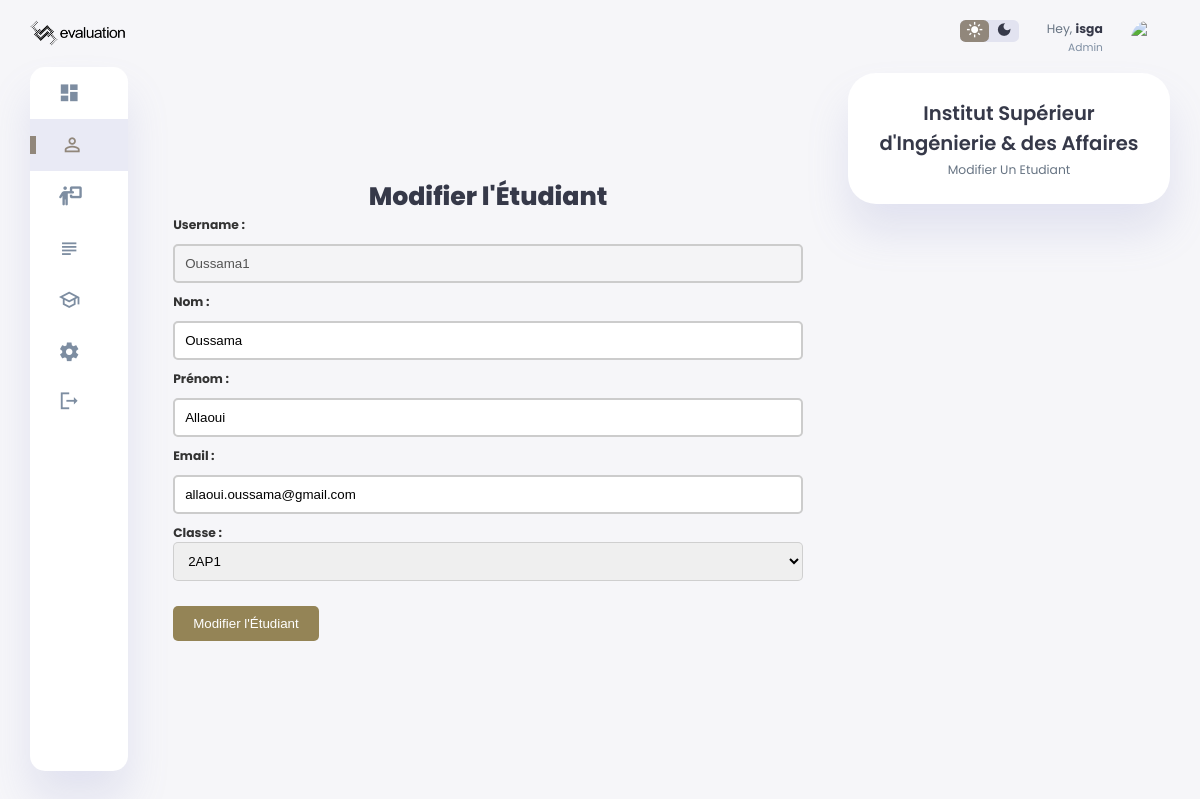
The app's page /edit_student/1 (signed in) with its own data.
### models/models.py (models this page shows)
class Users(db.Model):
    id=db.Column(db.Integer,primary_key=True)
    username=db.Column(db.String(1000),unique=True)
    email=db.Column(db.String(1000),unique=True)
    password=db.Column(db.String(1000))
    role=db.Column(db.String(1000))
    schools=db.relationship('Schools',back_populates='user',uselist=False,passive_deletes=True)
    students=db.relationship('Students',back_populates='user',uselist=False,passive_deletes=True)

class Students(db.Model):
    id=db.Column(db.Integer,primary_key=True)
    fname=db.Column(db.String(200))
    lname=db.Column(db.String(200))
    classe_id=db.Column(db.Integer,db.ForeignKey('classes.id'))
    classes=db.relationship('Classes',back_populates='students',passive_deletes=True)
    user_id=db.Column(db.Integer,db.ForeignKey('users.id'),unique=True,nullable=False)
    user=db.relationship('Users',back_populates='students',passive_deletes=True)
    eval=db.relationship('Student_Eval',back_populates='students',passive_deletes=True)
    questionstrack=db.relationship('QuestionsTrack',back_populates='students',passive_deletes=True)

### routes/students.py (the view)
@students_bp.route('/edit_student/<int:id>',methods=['POST','GET'])
def edit_student(id):
    if 'school_username' and 'school_name' in session:
        student=Students.query.get(id)
        classes=Classes.query.join(Classes.schools).filter(Schools.name==session['school_name']).all()
        students=Students.query.join(Students.classes).join(Classes.schools).join(Schools.user).filter(Users.username==session['school_username']).all()
        if student in students:
            if request.method=="POST":
                lname=request.form.get('nom').strip()
                fname=request.form.get('prenom').strip()
                email=request.form.get('email').strip()
                classe=request.form.get('classe').strip()
                student.fname=fname
                student.lname=lname
                student.user.email=email
                student.classe_id=Classes.query.join(Classes.schools).filter((Schools.name==session['school_name'])&(Classes.name==classe)).first().id
                db.session.commit()
                flash("Student updated successfully.", "success")
                return redirect(url_for('students.students'))
            else:
                return render_template("edit_student.html",student=student,classes=classes)
        else:
            return render_template("error_page.html")
    else:
            return redirect(url_for('home.home'))

### templates/edit_student.html (shortened to what this page needs)
<!DOCTYPE html>
<html lang="en">
<head>
    <link rel="stylesheet" href="{{url_for('static',filename='css/dashboard.css')}}">
    <link rel="stylesheet" href="{{url_for('static',filename='css/modal.css')}}">
</head>
<body>
    <div class="container">
         <aside>
            <div class="toggle">
                <img src="{{url_for('static',filename='images/logo.png')}}">
            </div>
            <div class="sidebar">
                <a href="{{url_for('dashboard.dashboard')}}" >
                    <span class="material-icons-sharp">dashboard</span>
                </a>
                <a href="{{url_for('students.students')}}" class="active">
                    <span class="material-icons-sharp">person_outline</span>
                </a>
                <a href="{{url_for('profs.profs')}}">
                    <i class="fa-sharp-duotone fa-solid fa-person-chalkboard" style="font-size: 19px;"></i>
                </a>
                <a href="{{url_for('subjects.subjects')}}">
                    <span class="material-symbols-outlined">subject</span>
                </a>
                <a href="{{url_for('classes.classes')}}">
                    <span class="material-symbols-outlined">school</span>
                </a>
                <a href="{{url_for('auth.settings')}}">
                    <span class="material-icons-sharp">settings</span>
                </a>
                <a href="{{url_for('auth.logout')}}">
                    <span class="material-icons-sharp">logout</span>
                </a>
            </div>
        </aside>
        <main style="padding: 20px; display: flex; flex-direction: column; align-items: center; justify-content: center;">
            <h1>Modifier l'Étudiant</h1>
            <form id="editStudentForm" action="{{url_for('students.edit_student',id=student.id)}}" method="POST">
                <label for="edit_username">Username :</label>
                <input type="text" id="edit_username" name="username_show" value="{{student.user.username}}" disabled>
                <label for="edit_nom">Nom :</label>
                <input type="text" id="edit_nom" name="nom" value="{{student.lname}}" required>
                <label for="edit_prenom">Prénom :</label>
                <input type="text" id="edit_prenom" name="prenom" value="{{student.fname}}" required>
                <label for="edit_email">Email :</label>
                <input type="email" id="edit_email" name="email" value="{{student.user.email}}" required>
                <label for="edit_classe">Classe :</label>
                <select id="edit_classe" name="classe" required>
                    {% for classe in classes %}
                        {% if classe.name==student.classes.name%}
                        <option value="{{classe.name}}" selected>{{classe.name}}</option>
                        {%else%}
                        <option value="{{classe.name}}" >{{classe.name}}</option>
                        {%endif%}
                    {%endfor%}
                </select>
                <br><br>
                <button type="submit" class="btn-primary">Modifier l'Étudiant</button>
            </form>
        </main>
<div class="right-section">
            <div class="nav">
                <div class="dark-mode">
                    <span class="material-icons-sharp active">
                    </span>
                    <span class="material-icons-sharp">
                    </span>
                </div>
            <div class="profile">
                    <div class="info">
                        <p>Hey, <b>{{session['school_username']}}</b></p>
                        <small class="text-muted">Admin</small>
                    </div>
                    <div class="profile-photo">
                        <img src="https://media.geeksforgeeks.org/wp-content/uploads/20221210180014/profile-removebg-preview.png">
                    </div>
                </div>
            </div>
                           <div class="user-profile">
                <div class="logo">
                    <h2>{{session['school_name']}}</h2>
                    <p>Modifier Un Etudiant</p>
                </div>
            </div>
        </div>

### static/css/dashboard.css (style rules this page uses)
:root { --color-primary: rgb(145, 135, 123); --color-danger: #948456; --color-success: #948456; --color-warning: ; --color-white: #fff; --color-info-dark: #7d8da1; --color-dark: #363949; --color-light: rgba(132, 139, 200, 0.18); --color-dark-variant: #677483; --color-background: #f6f6f9; --card-border-radius: 2rem; --border-radius-1: 0.4rem; --border-radius-2: 1.2rem; --card-padding: 1.8rem; --padding-1: 1.2rem; --box-shadow: 0 2rem 3rem var(--color-light); }
* { margin: 0; padding: 0; outline: 0; appearance: 0; border: 0; text-decoration: none; box-sizing: border-box; }
html { font-size: 14px; }
body { width: 100vw; height: 100vh; font-family: 'Poppins', sans-serif; font-size: 0.88rem; user-select: none; overflow-x: hidden; color: var(--color-dark); background-color: var(--color-background); }
a { color: var(--color-dark); }
img { display: block; width: 100%; object-fit: cover; }
h1 { font-weight: 800; font-size: 1.8rem; }
h2 { font-weight: 600; font-size: 1.4rem; }
small { font-size: 0.76rem; }
p { color: var(--color-dark-variant); }
b { color: var(--color-dark); }
.text-muted { color: var(--color-info-dark); }
.container { display: grid; width: 96%; margin: 0 auto; gap: 1.8rem; grid-template-columns: 12rem auto 23rem; }
aside { height: 100vh; }
aside .toggle { display: flex; align-items: center; justify-content: space-between; margin-top: 1.4rem; }
aside .sidebar { display: flex; flex-direction: column; background-color: var(--color-white); box-shadow: var(--box-shadow); border-radius: 15px; height: 88vh; position: relative; top: 1.5rem; transition: all 0.3s ease; }
aside .sidebar a { display: flex; align-items: center; color: var(--color-info-dark); height: 3.7rem; gap: 1rem; position: relative; margin-left: 2rem; transition: all 0.3s ease; }
aside .sidebar a span { font-size: 1.6rem; transition: all 0.3s ease; }
aside .sidebar a:last-child { position: absolute; bottom: 2rem; width: 100%; }
aside .sidebar a.active { width: 100%; color: var(--color-primary); background-color: var(--color-light); margin-left: 0; }
aside .sidebar a.active::before { content: ''; width: 6px; height: 18px; background-color: var(--color-primary); }
aside .sidebar a.active span { color: var(--color-primary); margin-left: calc(1rem - 3px); }
main { margin-top: 1.4rem; }
select { cursor: pointer; }
.right-section { margin-top: 1.4rem; }
.right-section .nav { display: flex; justify-content: end; gap: 2rem; }
.right-section .dark-mode { background-color: var(--color-light); display: flex; justify-content: space-between; align-items: center; height: 1.6rem; width: 4.2rem; cursor: pointer; border-radius: var(--border-radius-1); }
.right-section .dark-mode span { font-size: 1.2rem; width: 50%; height: 100%; display: flex; align-items: center; justify-content: center; }
.right-section .dark-mode span.active { background-color: var(--color-primary); color: white; border-radius: var(--border-radius-1); }
.right-section .nav .profile { display: flex; gap: 2rem; text-align: right; }
.right-section .nav .profile .profile-photo { width: 2.8rem; height: 2.8rem; border-radius: 50%; overflow: hidden; }
.right-section .user-profile { display: flex; justify-content: center; text-align: center; margin-top: 1rem; background-color: var(--color-white); padding: var(--card-padding); border-radius: var(--card-border-radius); box-shadow: var(--box-shadow); cursor: pointer; transition: all 0.3s ease; }
.right-section .user-profile h2 { margin-bottom: 0.2rem; }
@media screen and (max-width: 1400px) { .container { width: 95%; grid-template-columns: 7rem auto 23rem; } }
@media screen and (max-width: 1400px) { aside .sidebar a { width: 5.6rem; } }
@media screen and (max-width: 1400px) { aside .sidebar a:last-child { position: relative; margin-top: 1.8rem; } }

### static/css/modal.css (style rules this page uses)
label { font-weight: bold; color: #333; }
input[type="text"], input[type="email"], input[type="number"], input[type="file"] { width: 100%; padding: 10px; margin: 10px 0; border: 2px solid #ccc; border-radius: 5px; }
.btn-primary { background-color: #948456; color: white; padding: 10px 20px; border: none; border-radius: 5px; cursor: pointer; }
select { padding: 10px; width: 100%; border: rgba(128, 128, 128, 0.293) solid 0.5px; border-radius: 5px; margin-bottom: 7px; }

### records on screen
Users: username_show "Oussama1", email "allaoui.oussama@gmail.com"
Students: nom "Oussama", prenom "Allaoui"

### other values on screen
{{ session['school_username'] }} "isga"
{{ session['school_name'] }} "Institut Supérieur d'Ingénierie & des Affaires"
form field classe "2AP1"
